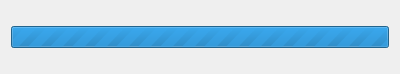
<?xml version="1.0" encoding="UTF-8"?>
<ui version="4.0">
 <class>BusyDialog</class>
 <widget class="QDialog" name="BusyDialog">
  <property name="geometry">
   <rect>
    <x>0</x>
    <y>0</y>
    <width>400</width>
    <height>74</height>
   </rect>
  </property>
  <property name="windowTitle">
   <string>Dialog</string>
  </property>
  <property name="modal">
   <bool>true</bool>
  </property>
  <layout class="QVBoxLayout" name="verticalLayout">
   <item>
    <widget class="QProgressBar" name="m_progress_bar">
     <property name="maximum">
      <number>0</number>
     </property>
     <property name="value">
      <number>0</number>
     </property>
    </widget>
   </item>
  </layout>
 </widget>
 <resources/>
 <connections/>
</ui>
